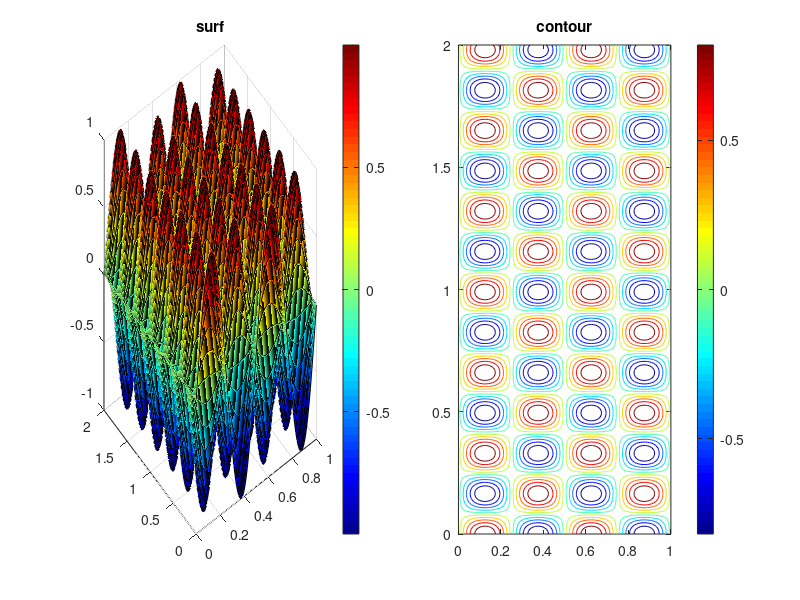

Write the MATLAB code that produced this figure.
clc, clear, close all;

%helping variables
x = linspace(0,1,100);
y = linspace(0,2,200);
z = sin(2 * pi * x' / 0.5) * cos(2* pi * y / 0.33);

%we will now take a look at three dimensional plots with more control and
%precision 

%to have more control over the parameters we can create a meshgrid 
[Y, X] = meshgrid(y,x);

%so instead of giving only z, we give the meshgrid and the z 
%to the surf we can better see the values
figure("Position",[100,100,1500,750]);
subplot(1,2,1);
surf(X,Y,z);
title("surf");

%we can personalize them like we did for all the other type of plots
%one property that we can change are the used color by the colormap
%parameter and describing it trough the colorbar
colormap jet;
colorbar;

%another interesting thing is the contour basically if you've done some bit
%of advanced calculus you can remember that this are level lines of the
%function the same used for the lagrangian moltiplicators
subplot(1,2,2);
contour(X,Y,z);
colormap jet;
colorbar;
title("contour");